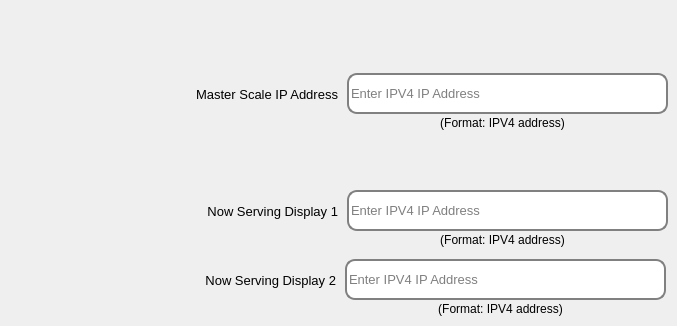
      <widget class="QWidget" name="tab_4">
       <attribute name="title">
        <string>Now Serving</string>
       </attribute>
       <widget class="QLineEdit" name="masterLink">
        <property name="geometry">
         <rect>
          <x>347</x>
          <y>73</y>
          <width>321</width>
          <height>41</height>
         </rect>
        </property>
        <property name="font">
         <font>
          <pointsize>10</pointsize>
         </font>
        </property>
        <property name="styleSheet">
         <string notr="true">border-radius: 10px;
border: 2px solid gray;
background:white;</string>
        </property>
        <property name="placeholderText">
         <string notr="true">Enter IPV4 IP Address</string>
        </property>
       </widget>
       <widget class="QLabel" name="label">
        <property name="geometry">
         <rect>
          <x>107</x>
          <y>74</y>
          <width>231</width>
          <height>41</height>
         </rect>
        </property>
        <property name="font">
         <font>
          <pointsize>10</pointsize>
         </font>
        </property>
        <property name="text">
         <string>Master Scale IP Address</string>
        </property>
        <property name="alignment">
         <set>Qt::AlignRight|Qt::AlignTrailing|Qt::AlignVCenter</set>
        </property>
       </widget>
       <widget class="QLabel" name="label_2">
        <property name="geometry">
         <rect>
          <x>387</x>
          <y>115</y>
          <width>231</width>
          <height>16</height>
         </rect>
        </property>
        <property name="text">
         <string>(Format: IPV4 address)</string>
        </property>
        <property name="alignment">
         <set>Qt::AlignCenter</set>
        </property>
       </widget>
       <widget class="QLineEdit" name="nowServingDisplay1IP">
        <property name="geometry">
         <rect>
          <x>347</x>
          <y>190</y>
          <width>321</width>
          <height>41</height>
         </rect>
        </property>
        <property name="font">
         <font>
          <pointsize>10</pointsize>
         </font>
        </property>
        <property name="styleSheet">
         <string notr="true">border-radius: 10px;
border: 2px solid gray;
background:white;</string>
        </property>
        <property name="placeholderText">
         <string notr="true">Enter IPV4 IP Address</string>
        </property>
       </widget>
       <widget class="QLabel" name="nowServingDisplay1FormatHelp">
        <property name="geometry">
         <rect>
          <x>387</x>
          <y>232</y>
          <width>231</width>
          <height>16</height>
         </rect>
        </property>
        <property name="text">
         <string>(Format: IPV4 address)</string>
        </property>
        <property name="alignment">
         <set>Qt::AlignCenter</set>
        </property>
       </widget>
       <widget class="QLabel" name="nowServingDisplay1Label">
        <property name="geometry">
         <rect>
          <x>107</x>
          <y>191</y>
          <width>231</width>
          <height>41</height>
         </rect>
        </property>
        <property name="font">
         <font>
          <pointsize>10</pointsize>
         </font>
        </property>
        <property name="text">
         <string>Now Serving Display 1</string>
        </property>
        <property name="alignment">
         <set>Qt::AlignRight|Qt::AlignTrailing|Qt::AlignVCenter</set>
        </property>
       </widget>
       <widget class="QLabel" name="nowServingDisplay2Label">
        <property name="geometry">
         <rect>
          <x>105</x>
          <y>260</y>
          <width>231</width>
          <height>41</height>
         </rect>
        </property>
        <property name="font">
         <font>
          <pointsize>10</pointsize>
         </font>
        </property>
        <property name="text">
         <string>Now Serving Display 2</string>
        </property>
        <property name="alignment">
         <set>Qt::AlignRight|Qt::AlignTrailing|Qt::AlignVCenter</set>
        </property>
       </widget>
       <widget class="QLineEdit" name="nowServingDisplay2IP">
        <property name="geometry">
         <rect>
          <x>345</x>
          <y>259</y>
          <width>321</width>
          <height>41</height>
         </rect>
        </property>
        <property name="font">
         <font>
          <pointsize>10</pointsize>
         </font>
        </property>
        <property name="styleSheet">
         <string notr="true">border-radius: 10px;
border: 2px solid gray;
background:white;</string>
        </property>
        <property name="placeholderText">
         <string notr="true">Enter IPV4 IP Address</string>
        </property>
       </widget>
       <widget class="QLabel" name="nowServingDisplay2FormatHelp">
        <property name="geometry">
         <rect>
          <x>385</x>
          <y>301</y>
          <width>231</width>
          <height>16</height>
         </rect>
        </property>
        <property name="text">
         <string>(Format: IPV4 address)</string>
        </property>
        <property name="alignment">
         <set>Qt::AlignCenter</set>
        </property>
       </widget>
      </widget>
